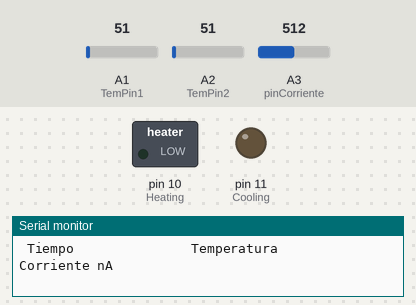
Bench run of a sketch on a simulated Arduino Uno, built with avr-gcc and run on an emulated ATmega328P. Parts: switched loads named in the sketch (green lamp = pin HIGH), output pins drawn as LEDs (lit = HIGH), the last lines printed to the serial monitor. The inputs (shaded band) are chosen by the test bench; at power-on: A1 (TemPin1) = 51, A2 (TemPin2) = 51, A3 (pinCorriente) = 512.

Above: at 1.2 s.
1.3 s: A1 (TemPin1) set to 72
3.5 s: A1 (TemPin1) set to 76
At 6.4 s:
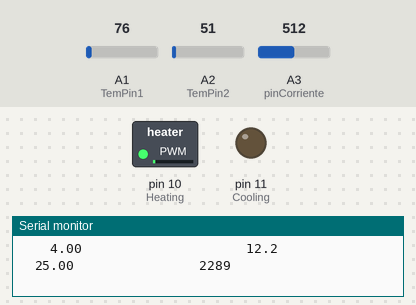
6.5 s: A2 (TemPin2) set to 30
At 8.6 s:
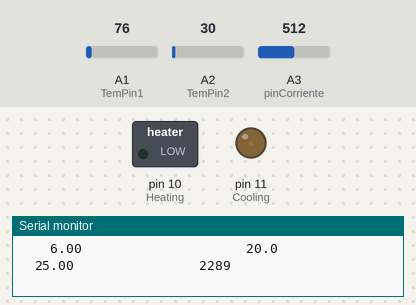
9.5 s: A2 (TemPin2) set to 24
At 14.4 s:
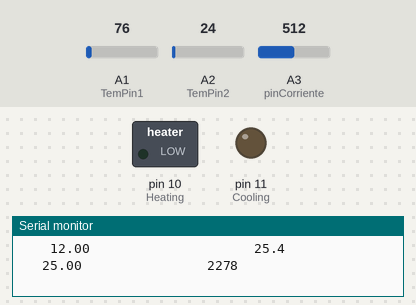
Timing chart, 0 to 15.5 s (numbered marks = the images above; inputs shaded):
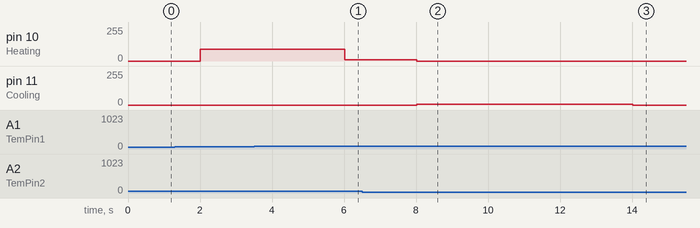

Measured:
- after the input at 3.5 s, pin 10 (Heating): 90/255 → 11/255 after 2.5 s
- after the input at 6.5 s, pin 10 (Heating): 11/255 → 0/255 after 1.5 s; pin 11 (Cooling): 0/255 → 6/255 after 1.5 s
- after the input at 9.5 s, pin 10 (Heating): stays 0/255 (without the input it goes to 33/255 after 2.5 s); pin 11 (Cooling): 6/255 → 0/255 after 4.5 s instead of 2.5 s

The sketch:

PID_control.ino
```cpp
////Juan Carlos Sánchez Villafrades ///////
// Algoritmo para implementar el control de temperatura y la lectura de la corriente en el SiPM
#include "PID_v1.h"
#define TemPin1 1
#define TemPin2 2
#define Heating  10
#define Cooling  11
int cont_tem=0;
int tem_adc1;
int tem_adc2;
float tem_avg, tem_amb;
float tem_sum=0;
float temp;
bool flagTemp = true;
unsigned long time1;
unsigned long time2;
unsigned long deltatime;
int sample_time = 2000; //tiempo de muestreo de la temperatura en el interior
int sample_time_amb = 2000; // tiempo hasta donde se promedia la temperara ambiente
float time_label;
/// nanoAmperimetro ////
int pinCorriente = 3;
int cor_adc;
float cor;
float cor_avg;
float cor_sum;
//// PID ///
double Setpoint, Input, Output;
// Parametros del controlador PID
double Kp=11.0576, Ki=0.043684, Kd=41.4475;
PID myPID(&Input, &Output, &Setpoint, Kp, Ki, Kd, DIRECT);

void setup()
{
  Serial.begin(9600);
  pinMode(TemPin1, INPUT);
  pinMode(TemPin2, INPUT);
  pinMode (Heating, OUTPUT);
  pinMode (Cooling, OUTPUT);
  Serial.print(" Tiempo");
  Serial.print("              ");
  Serial.print(" Temperatura");
  Serial.print("              ");
  Serial.println("Corriente nA");
  Setpoint = 25;
  myPID.SetMode(AUTOMATIC);   //turn the PID on
  time2 = millis()-sample_time;
}

void loop()
{
  //*****************************TEMPERATURA***************************//
  time1 = millis();
  deltatime = time1 - time2;
  tem_adc1 = analogRead(TemPin1);
  tem_adc2 = analogRead(TemPin2);
  temp = (((float(tem_adc1)-float(tem_adc2))*500)/1024);
  //temp =((float(tem_adc1)*500)/1024);
  cor_adc = analogRead(pinCorriente); // lectura del valor de corriente en el SiPM
  cor = (float(cor_adc)*50/1024);
  cor_sum += cor;
  tem_sum += temp;
  cont_tem += 1;
  if ((time1 >= sample_time_amb) && flagTemp) // Realiza la lectura de temperatura durante sample_time_amb segundos para establecer la temperatura ambiente
  {
    tem_amb = tem_sum/cont_tem;
    tem_sum = tem_amb;
    Input = tem_amb;
    cont_tem = 1;
    flagTemp = false;

  }
  if (!flagTemp) /// a partir de aqui se realiza el control y se empieza a mostrar la temperatura
  {
    //*****************************CONTROL***************************//
    //*****************************CALENTAMIENTO********************//
    if(Setpoint >= tem_amb)
    {
      // Acción de control para realizar calentamiento
      myPID.SetTunings(11.0576, 0.043684, 41.4475);
      myPID.SetOutputLimits(-6, 90);
      myPID.SetSampleTime(sample_time);
      myPID.SetControllerDirection(DIRECT);
      myPID.Compute();
      if (Output >= 0)
      {
       analogWrite(Heating, Output);
       analogWrite(Cooling, 0);
      }
      else
      {
       analogWrite(Heating, 0);
       analogWrite(Cooling, abs(Output));
      }
      //se promedia el valor de temperatura para intervalos de sample_time segundos
      if((deltatime>=sample_time))
      {
        tem_avg = tem_sum/cont_tem;
        time_label = (time1 - sample_time_amb)*0.001;
        cor_avg = cor_sum/cont_tem;
        Serial.print("    ");
        Serial.print(time_label);
        Serial.print("                     ");
        Serial.print(tem_avg,1);
        Serial.print("                ");
        Serial.print(cor_avg);
        Serial.print("                ");
        Serial.println(cont_tem);
//        Serial.print("                ");
//        Serial.println("Calentandoooooooooooo");
        Input = tem_avg;
        tem_sum = 0;
        cont_tem = 0;
        time2 = time1;
        cor_sum = 0;
      }
    }
    //*****************************REFRIGEREACION********************//
    else
    {
     // Acción de control para realizar refrigeracion
      myPID.SetTunings(30.36, 0.148, 100);
      myPID.SetOutputLimits(-6, 243);
      myPID.SetSampleTime(sample_time);
      myPID.SetControllerDirection(REVERSE);
      myPID.Compute();
      if (Output >= 0)
      {
       analogWrite(Heating, 0);
       analogWrite(Cooling, Output);
      }
      else
      {
        analogWrite(Heating, abs(Output));
        analogWrite(Cooling, 0);
       }

      if((deltatime>=sample_time))
      {
        tem_avg = tem_sum/cont_tem;
        time_label= (time1 - sample_time_amb)*0.001;
        cor_avg = cor_sum/cont_tem;
        Serial.print("    ");
        Serial.print(time_label);
        Serial.print("                     ");
        Serial.print(tem_avg,1);
        Serial.print("                ");
        Serial.print(cor_avg);
        Serial.print("                ");
        Serial.println(cont_tem);
//        Serial.print("                ");
//        Serial.println("Enfriando............");
        Input = tem_avg;
        tem_sum = 0;
        cont_tem = 0;
        time2 = time1;
        cor_sum = 0;
      }
    }
  }
}
```
